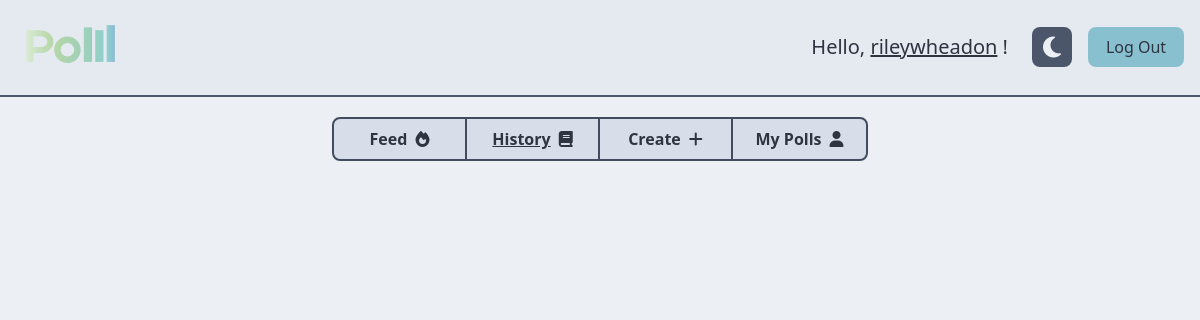
Page /home/history (signed in) on the earlier database version.
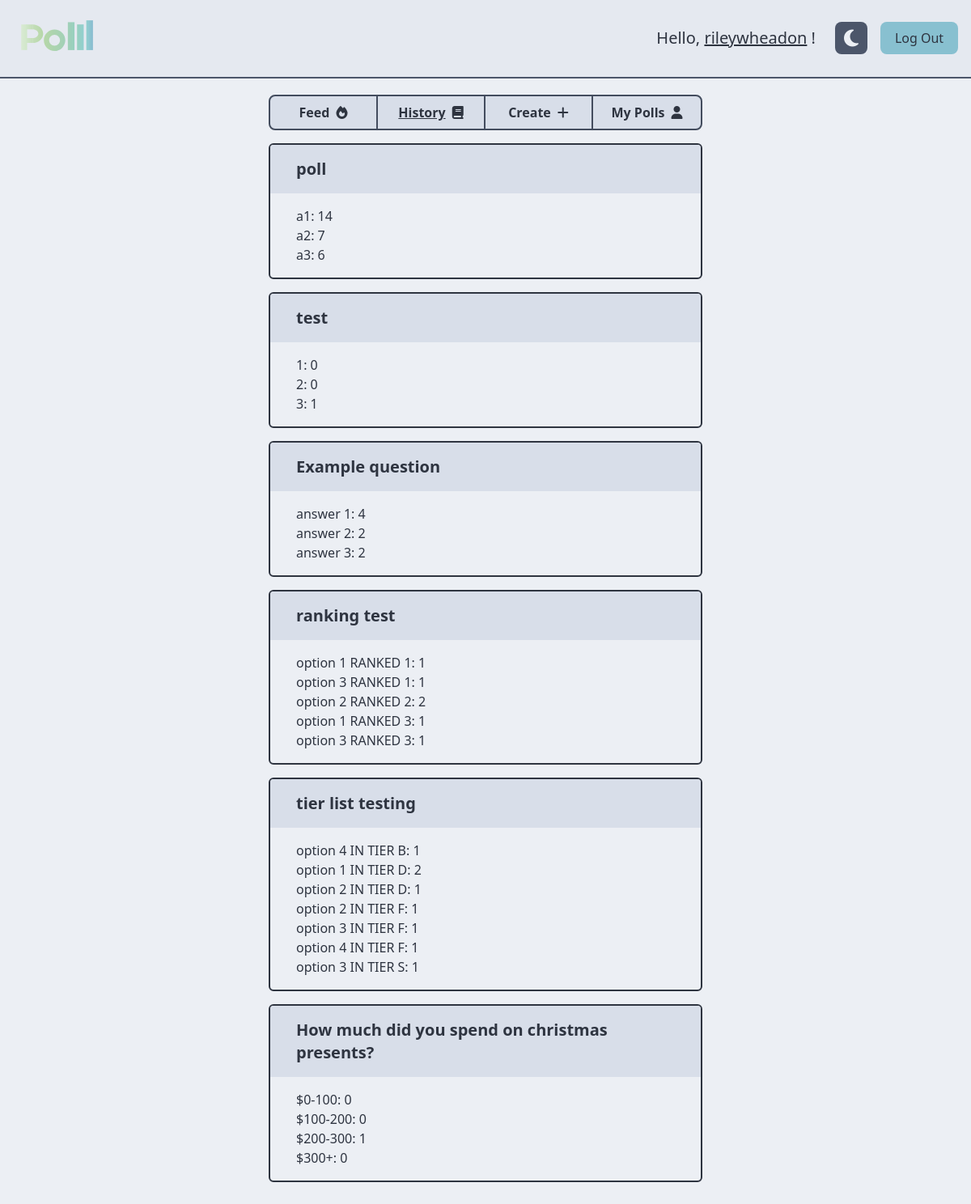
Same page on the later database version.
### tables this page shows
CREATE TABLE poll (
	id INTEGER PRIMARY KEY, 
	creator_id INTEGER NOT NULL, 
	question VARCHAR NOT NULL, 
	poll_type VARCHAR NOT NULL, 
	date_created DATETIME NOT NULL, 
  FOREIGN KEY (creator_id) REFERENCES user (id)
);

CREATE TABLE poll_answer (
	id INTEGER PRIMARY KEY, 
	poll_id INTEGER NOT NULL, 
	answer VARCHAR NOT NULL, 
  FOREIGN KEY (poll_id) REFERENCES poll (id)
);

### polll/home.py (the view)
@home.route("/home/history")
@requires_auth
def history():
    db = get_db()
    cur = db.cursor()
    query = """
    SELECT DISTINCT poll_id
    FROM response
    WHERE response.user_id = ?
    """
    res = cur.execute(query, (session["user"]["id"],))
    ids = [response["poll_id"] for response in res.fetchall()]
    query = """
    SELECT *
    FROM poll
    WHERE poll.id = ?
    """
    polls = []
    for id in ids:
        res = cur.execute(query, (id,))
        poll = dict(res.fetchone())
        handler = getattr(result_handlers, poll["poll_type"].lower())
        poll["results"] = handler(poll["id"])
        poll["result_template"] = result_template(poll)
        polls.append(poll)
    session["admin"] = False
    session["tab"] = "history"
    return render_template("home/history.html", session=session, polls=polls)

### polll/auth.py (called while the page is built)
def requires_auth(f):
    @wraps(f)
    def decorated(*args, **kwargs):
        if "user" not in session:
            return redirect(url_for('auth.login'))
        return f(*args, **kwargs)
    return decorated

### polll/db.py (called while the page is built)
def get_db():
    if "db" not in g:
        g.db = sqlite3.connect(
            current_app.config["DATABASE"],
            detect_types=sqlite3.PARSE_DECLTYPES
        )
        g.db.row_factory = sqlite3.Row
    return g.db

### polll/models.py (called while the page is built)
def result_template(poll):
    template = poll["poll_type"].lower().replace("_", "-")
    return f"results/{template}.html"

### polll/results.py (called while the page is built)
def choose_one(poll_id):
    print("In result_handlers.choose_one")
    db = get_db()
    cur = db.cursor()
    query = """
    SELECT
        poll_answer.id AS answer_id,
        poll_answer.answer AS answer,
        COUNT(discrete_response.id) AS count
    FROM poll
        INNER JOIN poll_answer ON poll_answer.poll_id = poll.id
        LEFT JOIN discrete_response ON discrete_response.answer_id = poll_answer.id
    WHERE poll.id = ?
    GROUP BY poll_answer.id
    """
    res = cur.execute(query, (poll_id,)).fetchall()
    results = [dict(result) for result in res]
    return results

def choose_many(poll_id):
    print("In result_handlers.choose_many")
    db = get_db()
    cur = db.cursor()
    query = """
    SELECT
        poll_answer.id AS answer_id,
        poll_answer.answer AS answer,
        COUNT(discrete_response.id) AS count
    FROM poll
        INNER JOIN poll_answer ON poll_answer.poll_id = poll.id
        LEFT JOIN discrete_response ON discrete_response.answer_id = poll_answer.id
    WHERE poll.id = ?
    GROUP BY poll_answer.id
    """
    res = cur.execute(query, (poll_id,)).fetchall()
    results = [dict(result) for result in res]
    return results

def ranked_poll(poll_id):
    print("In result_handlers.ranked_poll")
    db = get_db()
    cur = db.cursor()
    query = """
    SELECT
        poll_answer.id AS answer_id,
        poll_answer.answer AS answer,
        ranked_response.rank AS rank,
        COUNT(ranked_response.id) AS count
    FROM poll
        INNER JOIN poll_answer ON poll_answer.poll_id = poll.id
        LEFT JOIN ranked_response ON ranked_response.answer_id = poll_answer.id
    WHERE poll.id = ?
    GROUP BY
        ranked_response.rank,
        poll_answer.id
    """
    res = cur.execute(query, (poll_id,)).fetchall()
    results = [dict(result) for result in res]
    return results

### polll/templates/home/history.html
{% extends "home/home.html" %}
{% block home_content %}
{% for poll in polls %}
  {% include poll["result_template"] %}
{% endfor %}
{% endblock %}

### polll/templates/home/home.html (shortened to what this page needs)
{% extends "base.html" %}
{% block body %}
<div class="w-full h-full min-h-screen bg-nord-6 text-nord-0 dark:text-nord-4 dark:bg-nord-1">
  {% include "navbar.html" %}
  <div class="w-full flex flex-col sm:flex-row flex-wrap sm:flex-nowrap py-4 flex-grow">
  <div class="w-fixed w-full flex-shrink flex-grow-0 px-4">
  </div>
  <main role="main" class="w-full flex-grow pt-1 px-3">
    {% include "home/menu.html" %}
    {% block home_content %}
    {% endblock %}
  </main>
  <div class="w-fixed w-full flex-shrink flex-grow-0 px-2">
  </div>
</div>
{% endblock %}

### polll/templates/base.html (shortened to what this page needs)
<!DOCTYPE html>
<head>
  <link href="../static/output.css" rel="stylesheet">
  <link href="../static/styles/star-selector.css" rel="stylesheet">
</head>
<html class="overscroll-none">
  <body hx-boost="true">
  {% block body %}
  {% endblock %}
  </body>
</html>

### polll/templates/navbar.html (shortened to what this page needs)
<div class="w-100% flex items-center border-b-2 bg-nord-5 border-nord-3 dark:border-nord-4 dark:bg-nord-0">
  <a href="/">
    <img class="w-36 p-6" src="../static/assets/logo-name.svg">
  </a>
  <div class="ml-auto text-xl px-2 mr-4">
    <p>
      Hello,
      <a class="underline" onclick="open_settings()">{{ session.user.username }}</a>
      !
    </p>
  </div>
  <button class="bg-nord-3 text-nord-6 dark:bg-nord-4 dark:text-nord-0 rounded-lg w-10 h-10 mr-4 flex justify-center items-center" onclick="toggleColourScheme()">
    <i id="colour-icon" class="fas fa-moon text-2xl"></i>
  </button>
  <a class="bg-nord-8 dark:bg-nord-10 text-nord-0 rounded-lg w-24 h-10 mr-4 flex justify-center items-center"
      hx-boost="false"
      href="{{ url_for('auth.logout') }}">
    Log Out
  </a>
</div>

### polll/templates/home/menu.html
<div class="flex mb-4 rounded-lg border-2 border-nord-2 bg-nord-4 dark:border-nord-4 dark:bg-nord-0 overflow-hidden">
  <a class="text-nord-0 dark:text-nord-6 border-r-2 border-nord-2 dark:border-nord-4 w-24 h-10 flex justify-center items-center grow font-bold hover:bg-nord-8 hover:dark:bg-nord-10"
      href="{{ url_for('home.feed') }}">
    <span class="{% if session.tab == 'feed' %} underline {% endif %}">Feed</span>
    <i class="ml-2 fa-solid fa-fire"></i>
  </a>
  <a class="text-nord-0 dark:text-nord-6 border-r-2 border-nord-2 dark:border-nord-4 w-24 h-10 flex justify-center items-center grow font-bold hover:bg-nord-8 hover:dark:bg-nord-10"
      href="{{ url_for('home.history') }}">
    <span class="{% if session.tab == 'history' %} underline {% endif %}">History</span>
    <i class="ml-2 fa-solid fa-book"></i>
  </a>
  <a class="text-nord-0 dark:text-nord-6 border-r-2 border-nord-2 dark:border-nord-4 w-24 h-10 flex justify-center items-center grow font-bold hover:bg-nord-8 hover:dark:bg-nord-10"
      href="{{ url_for('home.create') }}">
    <span class="{% if session.tab == 'create' %} underline {% endif %}">Create</span>
    <i class="ml-2 fa-solid fa-plus"></i>
  </a>
  <a class="text-nord-0 dark:text-nord-6 w-24 h-10 flex justify-center items-center grow font-bold hover:bg-nord-8 hover:dark:bg-nord-10"
      href="{{ url_for('home.mypolls') }}">
    <span class="{% if session.tab == 'mypolls' %} underline {% endif %}">My Polls</span>
    <i class="ml-2 fa-solid fa-user"></i>
  </a>
</div>

### polll/templates/results/choose-one.html
{% extends "results/result-base.html" %}
{% block result_content %}
  {% for result in poll.results %}
    <p>{{ result.answer }}: {{ result.count }}</p>
  {% endfor %}
{% endblock %}

### polll/templates/results/result-base.html
<div class="poll-card border-2 border-nord-0 dark:border-nord-4 rounded-md mb-4 overflow-hidden">
  <div class="flex flex-row py-4 px-8 bg-nord-4 dark:bg-nord-2">
    <p class="text-xl font-bold">{{ poll.question }}</p>
  </div>
  <div class="px-8 py-4">
    {% block result_content %}
    {% endblock %}
  </div>
</div>

### polll/templates/results/choose-many.html
{% extends "results/result-base.html" %}
{% block result_content %}
  {% for result in poll.results %}
    <p>{{ result.answer }}: {{ result.count }}</p>
  {% endfor %}
{% endblock %}

### polll/templates/results/ranked-poll.html
{% extends "results/result-base.html" %}
{% block result_content %}
  {% for result in poll.results %}
  <p>{{ result.answer }} RANKED {{ result.rank }}: {{ result.count }}</p>
  {% endfor %}
{% endblock %}

### polll/templates/results/tier-list.html
{% extends "results/result-base.html" %}
{% block result_content %}
  {% for result in poll.results %}
  <p>{{ result.answer }} IN TIER {{ result.tier }}: {{ result.count }}</p>
  {% endfor %}
{% endblock %}

Differences in the rows shown:
added poll: question "poll"
added poll_answer: answer "a1", count "14", shown under "poll"
added poll_answer: answer "a2", count "7", shown under "poll"
added poll_answer: answer "a3", count "6", shown under "poll"
added poll: question "test", answer "1" "2" "3", count "0" "0" "1"
added poll: question "Example question"
added poll_answer: answer "answer 1", count "4", shown under "Example question"
added poll_answer: answer "answer 2", count "2", shown under "Example question"
added poll_answer: answer "answer 3", count "2", shown under "Example question"
added poll: question "ranking test"
added poll_answer: answer "option 1", rank "1", count "1", rank "3", shown under "ranking test"
added poll_answer: answer "option 3", rank "1", count "1", rank "3", shown under "ranking test"
added poll_answer: answer "option 2", rank "2", count "2", shown under "ranking test"
added poll: question "tier list testing"
added poll_answer: answer "option 4", tier "B", count "1", tier "F", shown under "tier list testing"
added poll_answer: answer "option 1", tier "D", count "2", shown under "tier list testing"
added poll_answer: answer "option 2", tier "D", count "1", tier "F", shown under "tier list testing"
added poll_answer: answer "option 3", tier "F", count "1", tier "S", shown under "tier list testing"
added poll: question "How much did you spend on christmas presents?"
added poll_answer: answer "$0-100", count "0", shown under "How much did you spend on christmas presents?"
added poll_answer: answer "$100-200", count "0", shown under "How much did you spend on christmas presents?"
added poll_answer: answer "$200-300", count "1", shown under "How much did you spend on christmas presents?"
added poll_answer: answer "$300+", count "0", shown under "How much did you spend on christmas presents?"
